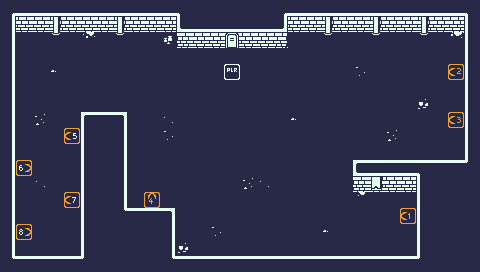

Rendered tile map (Tiled .tmx) drawn with the repository's tilesets; below, a short description and the full map source, tile grids included:
An orthogonal 30x17 tile map with 16x16 px tiles, 4 tile layers (color, walls, decor, spawn), 2 tilesets.

<map version="1.10" tiledversion="1.12.1" orientation="orthogonal" renderorder="right-down" width="30" height="17" tilewidth="16" tileheight="16" infinite="0" nextlayerid="5" nextobjectid="1">
 <tileset firstgid="1" source="1bit.tsx" />
 <tileset firstgid="1025" source="tilesheet.tsx" />
 <layer id="1" name="color" width="30" height="17">
  <data encoding="csv">
129,129,129,129,129,129,129,129,129,129,129,129,129,129,129,129,129,129,129,129,129,129,129,129,129,129,129,129,129,129,
129,129,129,129,129,129,129,129,129,129,129,129,129,129,129,129,129,129,129,129,129,129,129,129,129,129,129,129,129,129,
129,129,129,129,129,129,129,129,129,129,129,129,129,129,129,129,129,129,129,129,129,129,129,129,129,129,129,129,129,129,
129,129,129,129,129,129,129,129,129,129,129,129,129,129,129,129,129,129,129,129,129,129,129,129,129,129,129,129,129,129,
129,129,129,129,129,129,129,129,129,129,129,129,129,129,129,129,129,129,129,129,129,129,129,129,129,129,129,129,129,129,
129,129,129,129,129,129,129,129,129,129,129,129,129,129,129,129,129,129,129,129,129,129,129,129,129,129,129,129,129,129,
129,129,129,129,129,129,129,129,129,129,129,129,129,129,129,129,129,129,129,129,129,129,129,129,129,129,129,129,129,129,
129,129,129,129,129,129,129,129,129,129,129,129,129,129,129,129,129,129,129,129,129,129,129,129,129,129,129,129,129,129,
129,129,129,129,129,129,129,129,129,129,129,129,129,129,129,129,129,129,129,129,129,129,129,129,129,129,129,129,129,129,
129,129,129,129,129,129,129,129,129,129,129,129,129,129,129,129,129,129,129,129,129,129,129,129,129,129,129,129,129,129,
129,129,129,129,129,129,129,129,129,129,129,129,129,129,129,129,129,129,129,129,129,129,129,129,129,129,129,129,129,129,
129,129,129,129,129,129,129,129,129,129,129,129,129,129,129,129,129,129,129,129,129,129,129,129,129,129,129,129,129,129,
129,129,129,129,129,129,129,129,129,129,129,129,129,129,129,129,129,129,129,129,129,129,129,129,129,129,129,129,129,129,
129,129,129,129,129,129,129,129,129,129,129,129,129,129,129,129,129,129,129,129,129,129,129,129,129,129,129,129,129,129,
129,129,129,129,129,129,129,129,129,129,129,129,129,129,129,129,129,129,129,129,129,129,129,129,129,129,129,129,129,129,
129,129,129,129,129,129,129,129,129,129,129,129,129,129,129,129,129,129,129,129,129,129,129,129,129,129,129,129,129,129,
129,129,129,129,129,129,129,129,129,129,129,129,129,129,129,129,129,129,129,129,129,129,129,129,129,129,129,129,129,129
</data>
 </layer>
 <layer id="2" name="walls" width="30" height="17">
  <data encoding="csv">
1,2,2,2,2,2,2,2,2,2,2,3,0,0,0,0,0,1,2,2,2,2,2,2,2,2,2,2,2,3,
33,162,162,196,162,162,162,196,162,162,162,101,2,2,2,2,2,100,162,162,196,162,162,196,162,162,196,162,162,35,
33,0,0,0,0,0,0,0,0,0,0,161,162,162,167,162,162,163,0,0,0,0,0,0,0,0,0,0,0,35,
33,0,0,0,0,0,0,0,0,0,0,0,0,0,0,0,0,0,0,0,0,0,0,0,0,0,0,0,0,35,
33,0,0,0,0,0,0,0,0,0,0,0,0,0,0,0,0,0,0,0,0,0,0,0,0,0,0,0,0,35,
33,0,0,0,0,0,0,0,0,0,0,0,0,0,0,0,0,0,0,0,0,0,0,0,0,0,0,0,0,35,
33,0,0,0,0,0,0,0,0,0,0,0,0,0,0,0,0,0,0,0,0,0,0,0,0,0,0,0,0,35,
33,0,0,0,0,133,66,132,0,0,0,0,0,0,0,0,0,0,0,0,0,0,0,0,0,0,0,0,0,35,
33,0,0,0,0,35,0,33,0,0,0,0,0,0,0,0,0,0,0,0,0,0,0,0,0,0,0,0,0,35,
33,0,0,0,0,35,0,33,0,0,0,0,0,0,0,0,0,0,0,0,0,0,0,0,0,0,0,0,0,35,
33,0,0,0,0,35,0,33,0,0,0,0,0,0,0,0,0,0,0,0,0,0,97,98,98,98,136,66,66,67,
33,0,0,0,0,35,0,33,0,0,0,0,0,0,0,0,0,0,0,0,0,0,161,193,162,162,35,0,0,0,
33,0,0,0,0,35,0,33,0,0,0,0,0,0,0,0,0,0,0,0,0,0,0,0,0,0,35,0,0,0,
33,0,0,0,0,35,0,65,66,66,132,0,0,0,0,0,0,0,0,0,0,0,0,0,0,0,35,0,0,0,
33,0,0,0,0,35,0,0,0,0,33,0,0,0,0,0,0,0,0,0,0,0,0,0,0,0,35,0,0,0,
33,0,0,0,0,35,0,0,0,0,33,0,0,0,0,0,0,0,0,0,0,0,0,0,0,0,35,0,0,0,
65,66,66,66,66,67,0,0,0,0,65,66,66,66,66,66,66,66,66,66,66,66,66,66,66,66,67,0,0,0
</data>
 </layer>
 <layer id="4" name="decor" width="30" height="17">
  <data encoding="csv">
0,0,0,0,0,0,0,0,0,0,0,0,0,0,0,0,0,0,0,0,0,0,0,0,0,0,0,0,0,0,
0,0,0,0,0,0,0,0,0,0,0,0,0,0,0,0,0,0,0,0,0,0,0,0,0,0,0,0,0,0,
0,0,0,228,0,1424,0,228,0,0,1455,0,0,0,0,0,0,0,0,0,228,0,0,228,0,0,228,0,1425,0,
0,0,0,0,0,0,0,0,0,0,0,0,0,0,0,0,0,0,0,0,0,0,0,0,0,0,0,0,0,0,
0,0,0,1488,0,0,0,0,0,0,0,0,0,0,0,0,0,0,0,0,0,0,1487,0,0,0,0,0,0,0,
0,0,0,0,0,0,0,0,0,0,0,0,0,0,0,0,0,0,0,0,0,0,0,0,0,0,0,0,0,0,
0,0,0,0,0,0,0,0,0,0,0,0,0,0,0,0,0,0,0,0,0,0,0,0,0,0,1456,0,0,0,
0,0,1457,0,0,0,0,0,0,0,1489,0,0,0,0,0,0,0,1488,0,0,0,0,0,0,0,0,0,0,0,
0,0,0,0,0,0,0,0,0,0,1487,0,0,0,0,0,0,0,0,0,0,0,0,0,1457,0,0,0,0,0,
0,0,0,0,0,0,0,0,0,0,0,0,0,0,0,0,0,0,0,0,0,0,0,0,0,0,0,0,0,0,
0,0,0,0,0,0,0,0,0,0,0,0,0,0,0,0,0,0,0,0,0,0,0,0,0,0,0,0,0,0,
0,0,1489,0,0,0,0,0,0,0,0,0,0,0,0,1457,1489,0,0,0,0,0,0,0,0,0,0,0,0,0,
0,0,0,0,0,0,0,0,0,0,0,0,0,0,0,0,0,0,0,0,0,0,1423,0,0,0,0,0,0,0,
0,0,0,0,0,0,0,0,0,0,0,0,0,0,0,0,0,0,0,0,0,0,0,0,0,0,0,0,0,0,
0,0,0,0,0,0,0,0,0,0,0,0,0,1487,0,0,0,0,0,0,1488,0,0,0,0,0,0,0,0,0,
0,0,0,0,0,0,0,0,0,0,0,1456,0,0,0,0,0,0,0,0,0,0,0,0,0,0,0,0,0,0,
0,0,0,0,0,0,0,0,0,0,0,0,0,0,0,0,0,0,0,0,0,0,0,0,0,0,0,0,0,0
</data>
 </layer>
 <layer id="3" name="spawn" width="30" height="17">
  <data encoding="csv">
0,0,0,0,0,0,0,0,0,0,0,0,0,0,0,0,0,0,0,0,0,0,0,0,0,0,0,0,0,0,
0,0,0,0,0,0,0,0,0,0,0,0,0,0,0,0,0,0,0,0,0,0,0,0,0,0,0,0,0,0,
0,0,0,0,0,0,0,0,0,0,0,0,0,0,0,0,0,0,0,0,0,0,0,0,0,0,0,0,0,0,
0,0,0,0,0,0,0,0,0,0,0,0,0,0,0,0,0,0,0,0,0,0,0,0,0,0,0,0,0,0,
0,0,0,0,0,0,0,0,0,0,0,0,0,0,74,0,0,0,0,0,0,0,0,0,0,0,0,0,1072,0,
0,0,0,0,0,0,0,0,0,0,0,0,0,0,0,0,0,0,0,0,0,0,0,0,0,0,0,0,0,0,
0,0,0,0,0,0,0,0,0,0,0,0,0,0,0,0,0,0,0,0,0,0,0,0,0,0,0,0,0,0,
0,0,0,0,0,0,0,0,0,0,0,0,0,0,0,0,0,0,0,0,0,0,0,0,0,0,0,0,1074,0,
0,0,0,0,1134,0,0,0,0,0,0,0,0,0,0,0,0,0,0,0,0,0,0,0,0,0,0,0,0,0,
0,0,0,0,0,0,0,0,0,0,0,0,0,0,0,0,0,0,0,0,0,0,0,0,0,0,0,0,0,0,
0,1103,0,0,0,0,0,0,0,0,0,0,0,0,0,0,0,0,0,0,0,0,0,0,0,0,0,0,0,0,
0,0,0,0,0,0,0,0,0,0,0,0,0,0,0,0,0,0,0,0,0,0,0,0,0,0,0,0,0,0,
0,0,0,0,1138,0,0,0,0,1075,0,0,0,0,0,0,0,0,0,0,0,0,0,0,0,0,0,0,0,0,
0,0,0,0,0,0,0,0,0,0,0,0,0,0,0,0,0,0,0,0,0,0,0,0,0,1070,0,0,0,0,
0,1107,0,0,0,0,0,0,0,0,0,0,0,0,0,0,0,0,0,0,0,0,0,0,0,0,0,0,0,0,
0,0,0,0,0,0,0,0,0,0,0,0,0,0,0,0,0,0,0,0,0,0,0,0,0,0,0,0,0,0,
0,0,0,0,0,0,0,0,0,0,0,0,0,0,0,0,0,0,0,0,0,0,0,0,0,0,0,0,0,0
</data>
 </layer>
</map>
